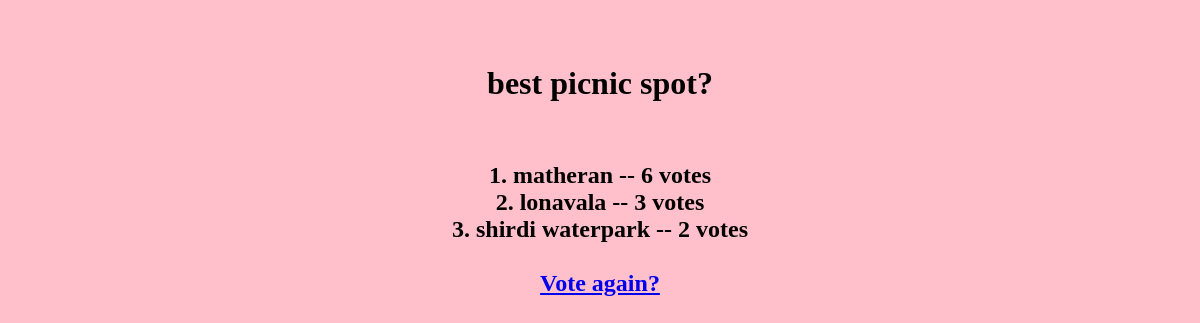
Page /polls/6/results/ on the earlier database version.
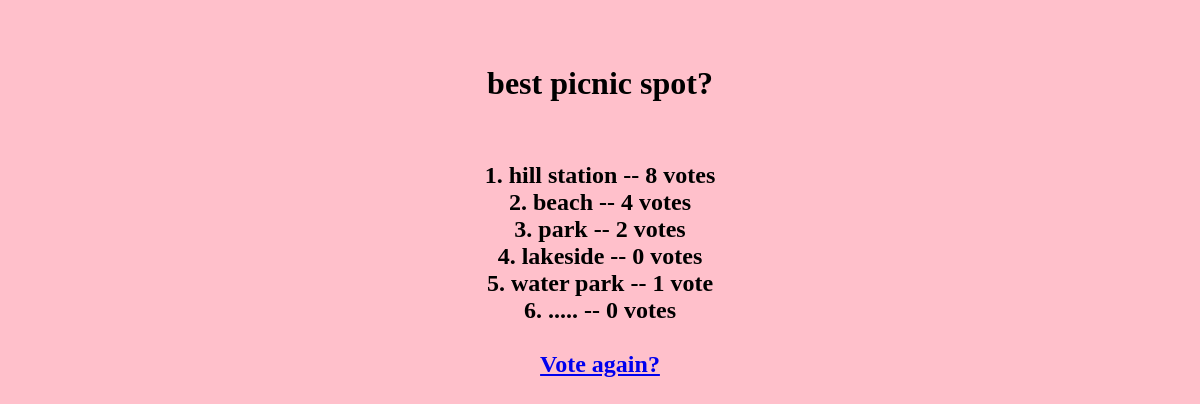
Same page on the later database version.
### polls/models.py (models this page shows, shortened)
class Question(models.Model):
    question_text = models.CharField(max_length=200)
    pub_date = models.DateTimeField("date published")

class Choice(models.Model):
    question = models.ForeignKey(Question, on_delete=models.CASCADE)
    choice_text = models.CharField(max_length=200)
    votes = models.IntegerField(default=0)

### polls/views.py (the view)
# urls.py: path("<int:pk>/results/", views.ResultsView.as_view(), name="results"),
class ResultsView(generic.DetailView):
    model = Question
    template_name = "polls/results.html"

### polls/templates/polls/results.html
<center>
    <html>
        <body bgcolor="pink"><br><br>
<h1>{{ question.question_text }}</h1><br>
<h2>
{% for choice in question.choice_set.all %}
    <li type="1">{{ choice.choice_text }} -- {{ choice.votes }} vote{{ choice.votes|pluralize }}</li>
{% endfor %}
<br>
<a href="{% url 'polls:detail' question.id %}">Vote again?</a>
</h2>
    </html>
</center>

Differences in the rows shown:
changed Choice: choice_text "matheran" → "hill station"; votes "6" → "8"
changed Choice: choice_text "lonavala" → "beach"; votes "3" → "4"
changed Choice: choice_text "shirdi waterpark" → "park"
added Choice: choice_text "lakeside", votes "0"
added Choice: choice_text "water park", votes "1"
added Choice: choice_text ".....", votes "0"
